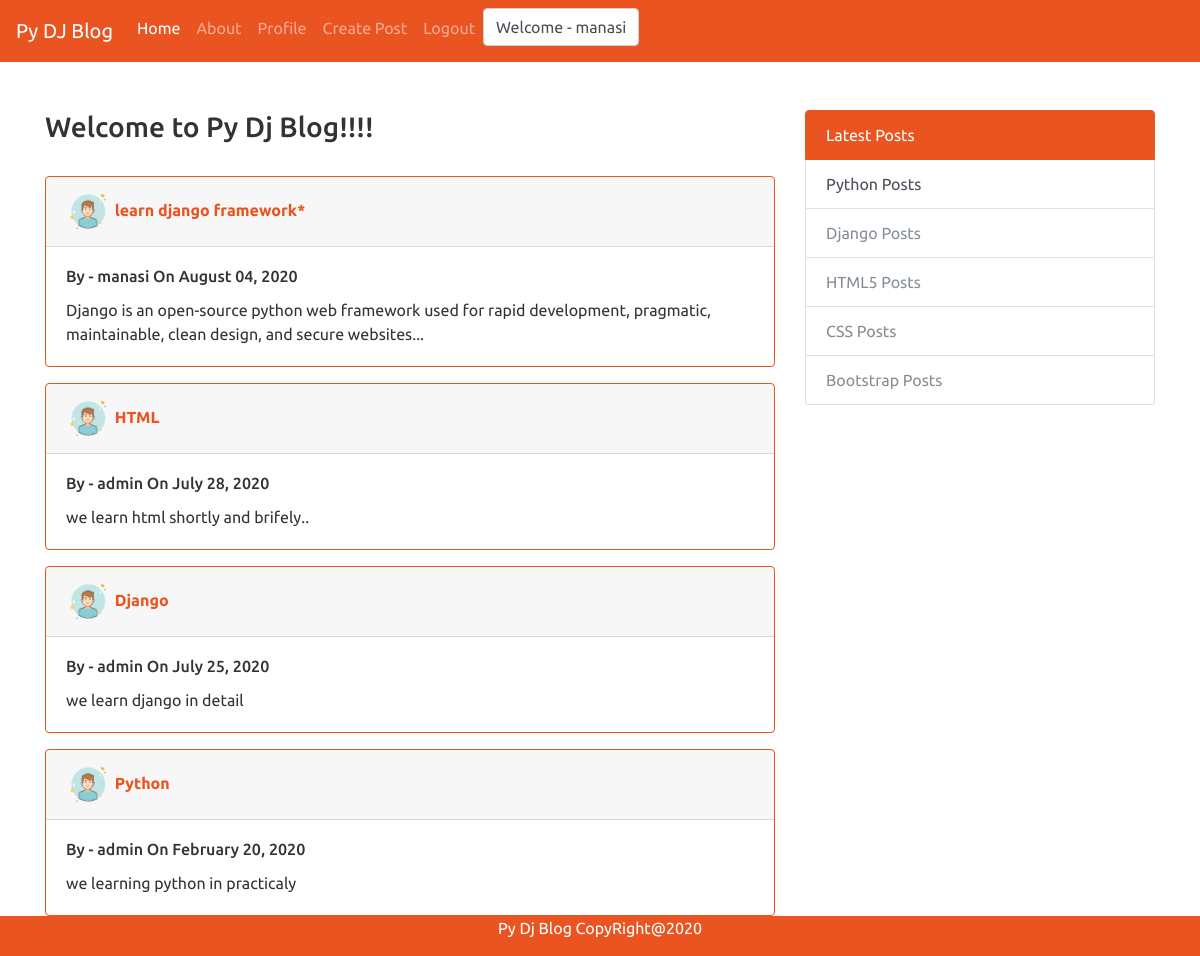
The page / (signed in) on the database its author committed.
### blog/models.py (models this page shows, shortened)
class Post(models.Model):
    title = models.CharField(max_length=100)
    content = models.TextField()
    date_posted = models.DateTimeField(default=timezone.now)
    author = models.ForeignKey(User, on_delete=models.CASCADE)

### users/models.py (models this page shows, shortened)
class Profile(models.Model):
    user = models.OneToOneField(User, on_delete=models.CASCADE)
    image = models.ImageField(default='default.jpg', upload_to='profile_pics')

### blog/views.py (the view)
# urls.py: path('', PostListView.as_view(), name='blog-home'),
class PostListView(ListView):
    model = Post
    template_name = 'home.html'
    context_object_name = 'posts'
    ordering = ['-date_posted']

### blog/templates/home.html (shortened to what this page needs)
{% extends 'base.html'%} {% block content%}
<div>
  <h3><marquee>Welcome to Py Dj Blog!!!!</marquee></h3>
  <br />
  {% for p in posts %}
  <div class="card border-primary mb-3">
    <div class="card-header">
      <img
        class="rounded-circle article-img"
        style="width: 45px; height: 45px;"
        src="{{ p.author.profile.image.url }}"
      />
      <b
        ><a class="article-title" href="{% url 'post-detail' p.id %}"
          >{{ p.title }}</a
        ></b
      >
    </div>
    <div class="card-body">
      <div class="row">
        <div class="col-md-12">
          <h6 class="card-title">
            By - {{p.author}} On {{p.date_posted |date:"F d, Y"}}
          </h6>
        </div>
      </div>
      <p class="card-text">{{p.content}}</p>
    </div>
  </div>
  {% endfor %}
</div>
<div class="pagination">
  <span class="step-links">
    <span class="current">
    </span>
  </span>
</div>
{% endblock content %}

### templates/base.html (shortened to what this page needs)
{% load static %}
<!DOCTYPE html>
<html>
  <head>
    <link rel="stylesheet" type="text/css" href="{% static 'css/bootstrap.min.css'%}">
    <link rel="stylesheet" type="text/css" href="{% static 'css/custom.css'%}">
  </head>
  <body>
    <nav class="navbar navbar-expand-lg navbar-dark bg-primary">
        <a class="navbar-brand" href="#">Py DJ Blog</a>
      <div class="collapse navbar-collapse" id="navbarColor01">
          <ul class="navbar-nav mr-auto">
            <li class="nav-item active">
              <a class="nav-link"  href="{% url 'blog-home' %}">Home <span class="sr-only">(current)</span></a>
            </li>
            <li class="nav-item">
              <a class="nav-link" href="{% url 'blog-about' %}">About</a>
            </li>
            {% if user.is_authenticated %}
            <li class="nav-item">
              <a class="nav-link" href="{% url 'profile' %}">Profile</a>
            </li>
            <li class="nav-item">
              <a class="nav-link"href="{% url 'post-create' %}">Create Post</a>
            </li>
            <li class="nav-item">
              <a class="nav-link" href="{% url 'logout' %}">Logout</a>
            </li>
            <li>
              <label class="form-control">Welcome - {{ user.username }}</label>
            </li>
            {% endif %}
        </div>
      </nav>
    <br/>
    <br/>
    <div class="container">
        <div class="row">
            <div class="col-sm-8">
                {% block content%}
                {% endblock %}
            </div>
            <div class="col-sm-4">
                <div class="list-group">
                    <a href="#" class="list-group-item list-group-item-action active">
                      Latest Posts
                    </a>
                    <a href="#" class="list-group-item list-group-item-action">
                      Python Posts
                    </a>
                    <a href="#" class="list-group-item list-group-item-action disabled">
                      Django Posts
                    </a>
                    <a href="#" class="list-group-item list-group-item-action disabled">
                      HTML5 Posts
                    </a>
                    <a href="#" class="list-group-item list-group-item-action disabled">
                      CSS Posts
                    </a>
                    <a href="#" class="list-group-item list-group-item-action disabled">
                      Bootstrap Posts
                    </a>
                  </div>
                  <br/>
                  <br/>
            </div>
        </div>
    </div>
     <div class="footer">
        <p>Py Dj Blog CopyRight@2020</p>
    </div>
  </body>
</html>

### static/css/custom.css (style rules this page uses)
.footer { position: fixed; left: 0; bottom: 0; width: 100%; background-color:#e95420; color: white; text-align: center; }

### rows shown on the page
Post: author.profile.image (placeholder picture), title "learn django framework*", author "manasi", date_posted "August 04, 2020", content "Django is an open-source python web framework used for rapid development, pragmatic, maintainable, clean design, and secure websites..."
Post: author.profile.image (placeholder picture), title "HTML", author "admin", date_posted "July 28, 2020", content "we learn html shortly and brifely.."
Post: author.profile.image (placeholder picture), title "Django", author "admin", date_posted "July 25, 2020", content "we learn django in detail"
Post: author.profile.image (placeholder picture), title "Python", author "admin", date_posted "February 20, 2020", content "we learning python in practicaly"

### other values the page prints
{{ user.username }} "manasi"
